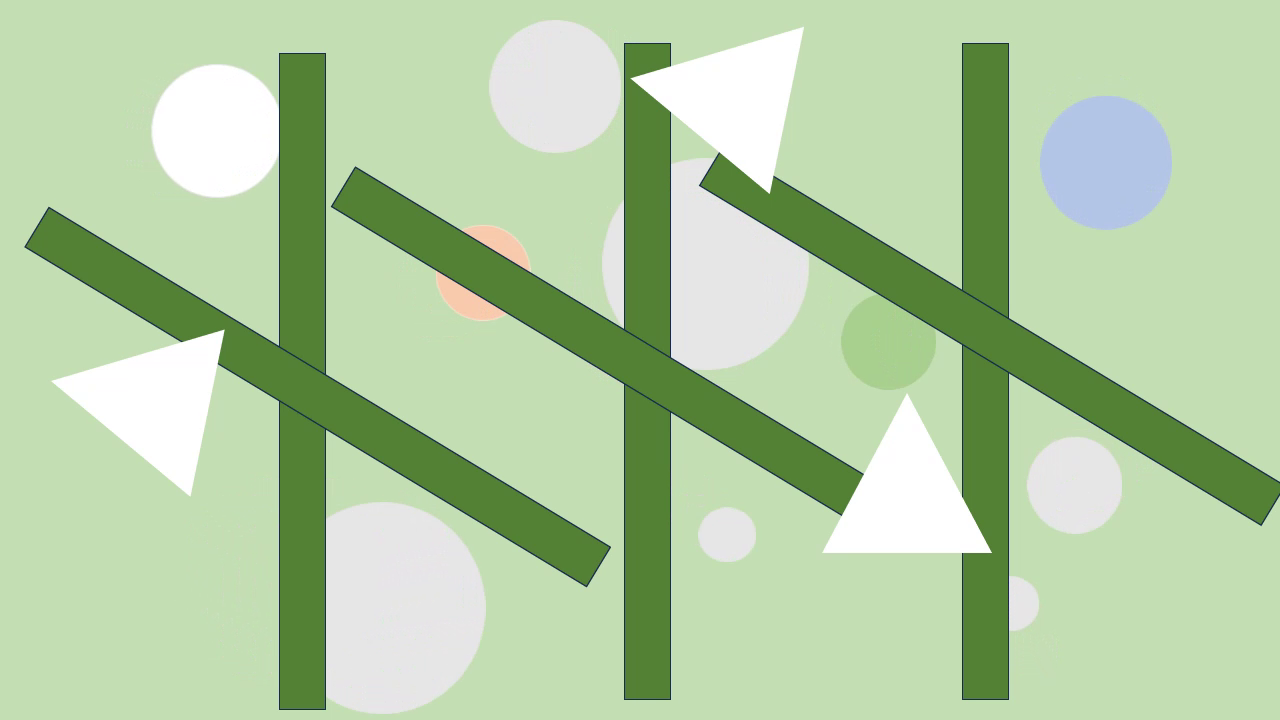
#> input picture frame 15 of Dot_Track_Vid_2023.mp4, 1280 x 720 px
$ python HoughCircleHyperTuner.py
#> lines starting #> are read from the running program, lines starting #| are printed output that depends on the picture
# Circle Detection with HoughCircles
# Fine-tune parameters dp, minDist, param1, param2, Gaussian blur kernel size
import cv2
import numpy as np
import matplotlib.pyplot as plt
import math

# Function to calculate loss
def loss_fn(actual_count, target_count):
    se = (actual_count - target_count) ** 2
    if actual_count > target_count:
        excess = actual_count - target_count
        penalty = excess ** 2
        se = se + penalty * 2
    return se

def finetune_hp(input_video, output_video):
    # Parameters to fine-tune
#> called with input_video = 'Dot_Track_Vid_2023.mp4', output_video = 'Circle_Detection.mp4'
    dp_values = [0.1, 0.3, 0.5, 0.7, 0.9, 1.1, 1.3, 1.5]
    min_dist_values = [10, 20, 30, 40, 50, 60, 70, 80, 90]
    param1_values = [10, 20, 30, 40, 50, 60, 70, 80]
    param2_values = [10, 20, 30, 40, 50, 60, 70, 80]
    gaussian_blur_kernel = [(1, 1), (3, 3), (5, 5), (7, 7), (9, 9)]

    # Initialize variables for best parameters and minimum loss
    best_parameters = {}
    min_loss = float('inf')

    # 10 circles as target
    target_count = 10

    for dp in dp_values:
        for min_dist in min_dist_values:
            for param1 in param1_values:
                for param2 in param2_values:
                    for kernel_size in gaussian_blur_kernel:
                        frame_number = 0
                        video = cv2.VideoCapture(input_video)
                        loss = 0
                        higher_count = 0
                        # Arrays to store detected circle counts
                        detected_counts = []

                        while True:
                            ret, frame = video.read()
#> frame is the input picture: shape (720, 1280, 3); mean B, G, R 164.8, 205.8, 179.7
                            if not ret:
                                break

                            frame_number += 1

                            # Convert frame to grayscale for circle detection
                            gray = cv2.cvtColor(frame, cv2.COLOR_BGR2GRAY)
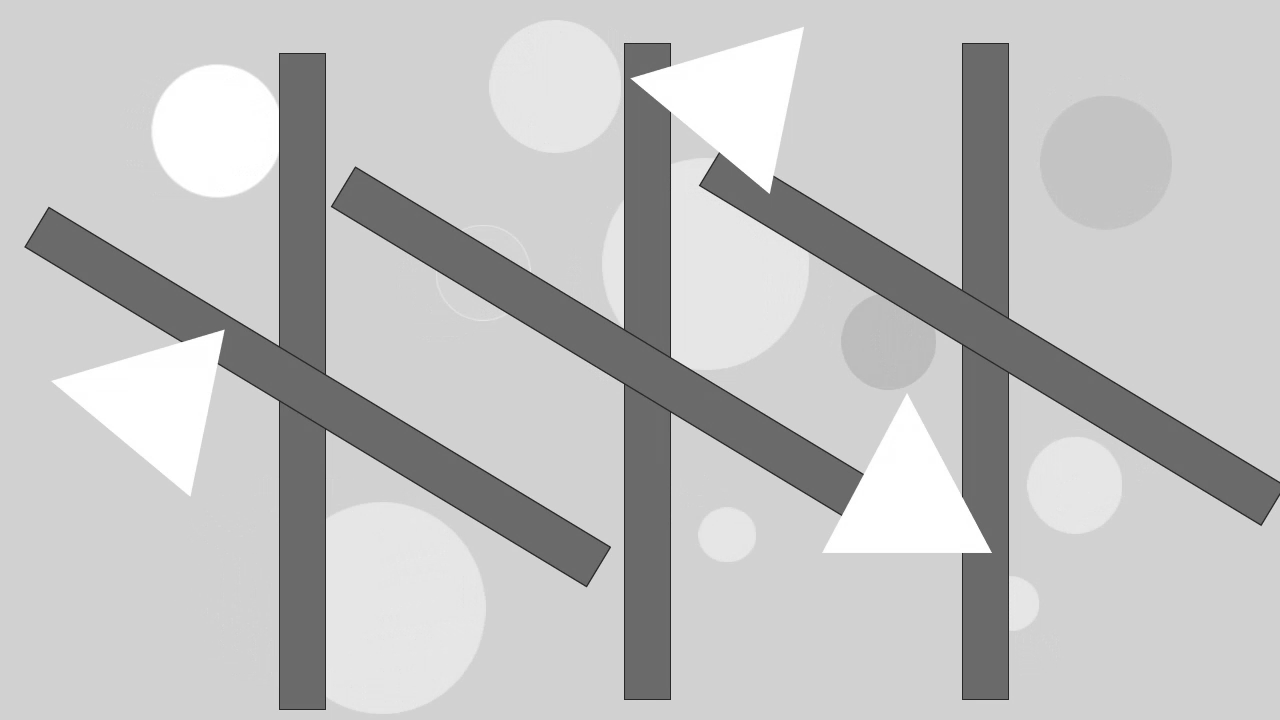
#> gray: shape (720, 1280); min 36, max 255, mean 193.2
                            # Apply GaussianBlur to reduce noise
                            gray_blurred = cv2.GaussianBlur(gray, kernel_size, 0)

                            # Detect circles using HoughCircles
                            circles = cv2.HoughCircles(gray_blurred, cv2.HOUGH_GRADIENT, dp=dp, minDist=min_dist,
                                                        param1=param1, param2=param2, minRadius=20, maxRadius=150)

                            if circles is not None:
                                circles = np.round(circles[0, :]).astype("int")
                                circle_count = len(circles)
#> circle_count = 3511
                                detected_counts.append(circle_count)
                                loss += loss_fn(circle_count, target_count)
#> in loss_fn, `se = (actual_count - target_count) ** 2`: se = 12257001
#> in loss_fn, `excess = actual_count - target_count`: excess = 3501
#> in loss_fn, `penalty = excess ** 2`: penalty = 12257001
#> in loss_fn, `se = se + penalty * 2`: se = 36771003
#> loss = 36771003
                                #print(f'Number of detected circles: {len(circles)} loss: {loss}')
                                if circle_count > target_count:
                                    higher_count += 1
                                # Early stopping if loss is too high
                                if loss > 600:
                                    break

                        if frame_number < 153 or loss > 600:
                            break

                        #print(f'dp {dp}, min_dist {min_dist}, param1 {param1}, param2 {param2}, kernel_size {kernel_size}, loss: {loss}, larger than target: {higher_count}')
                        # Update best parameters if loss improves
                        if loss < min_loss:
                            min_loss = loss
                            best_parameters = {'dp': dp, 'min_dist': min_dist, 'param1': param1, 'param2': param2,
                                                'kernel_size': kernel_size}
                            if loss < 600:
                                plt.hist(detected_counts, facecolor='blue', alpha=0.65)
                                plt.xlabel('Detected Circle Counts')
                                plt.ylabel('Frequency')
                                plt.xlim(0, 20)
                                plt.xticks(range(0, 20))
                                plt.title('Histogram of Detected Circle Counts')
                                plt.show()
                                plt.clf()

    # Use best parameters to detect circles and draw them
    # Open the video file again to start from the beginning
    video = cv2.VideoCapture(input_video)

    # Output video settings
    fps = int(video.get(cv2.CAP_PROP_FPS))
    frame_width = int(video.get(cv2.CAP_PROP_FRAME_WIDTH))
    frame_height = int(video.get(cv2.CAP_PROP_FRAME_HEIGHT))
    output_video = cv2.VideoWriter(output_video, cv2.VideoWriter_fourcc(*"mp4v"), fps, (frame_width, frame_height))

    while True:
        ret, frame = video.read()
        if not ret:
            break

        gray = cv2.cvtColor(frame, cv2.COLOR_BGR2GRAY)
        gray_blurred = cv2.GaussianBlur(gray, best_parameters['kernel_size'], 0)

        circles = cv2.HoughCircles(gray_blurred, cv2.HOUGH_GRADIENT, dp=best_parameters['dp'],
                                   minDist=best_parameters['min_dist'], param1=best_parameters['param1'],
                                   param2=best_parameters['param2'], minRadius=20, maxRadius=150)

        # Draw circles if detected
        if circles is not None:
            circles = np.round(circles[0, :]).astype("int")

            for i, (x, y, r) in enumerate(circles):
                cv2.rectangle(frame, (x - r, y - r), (x + r, y + r), (255, 0, 0), 2)
                cv2.putText(frame, f'{i+1}', (x - 10, y + 10), cv2.FONT_HERSHEY_SIMPLEX, 1, (0, 0, 255), 2)

        # Write frame with circles to output video
        output_video.write(frame)

    # Release resources
    video.release()
    output_video.release()
    cv2.destroyAllWindows()

if __name__ == "__main__":
    finetune_hp("Dot_Track_Vid_2023.mp4", "Circle_Detection.mp4")

$ run again, starting later in the video
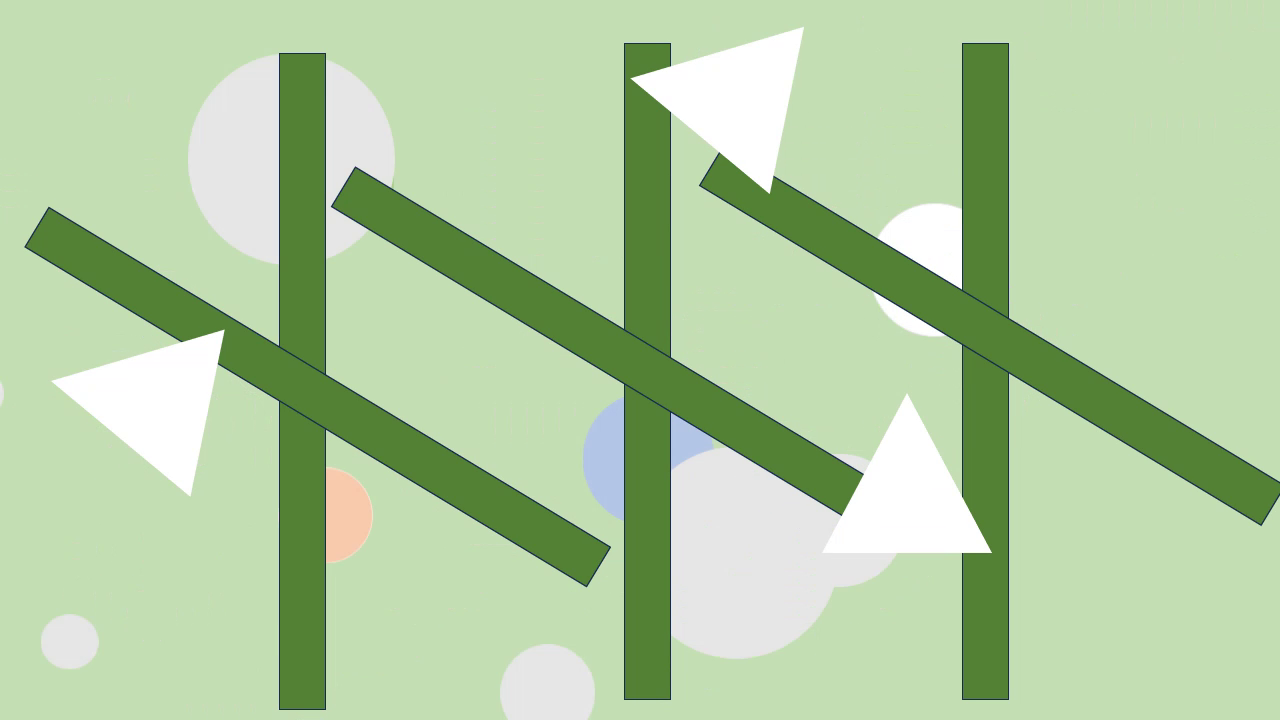
#> input picture frame 68 of Dot_Track_Vid_2023.mp4, 1280 x 720 px
#> in finetune_hp, frame is the input picture: shape (720, 1280, 3); mean B, G, R 163.1, 205.7, 179
#> in finetune_hp, `gray = cv2.cvtColor(frame, cv2.COLOR_BGR2GRAY)`:
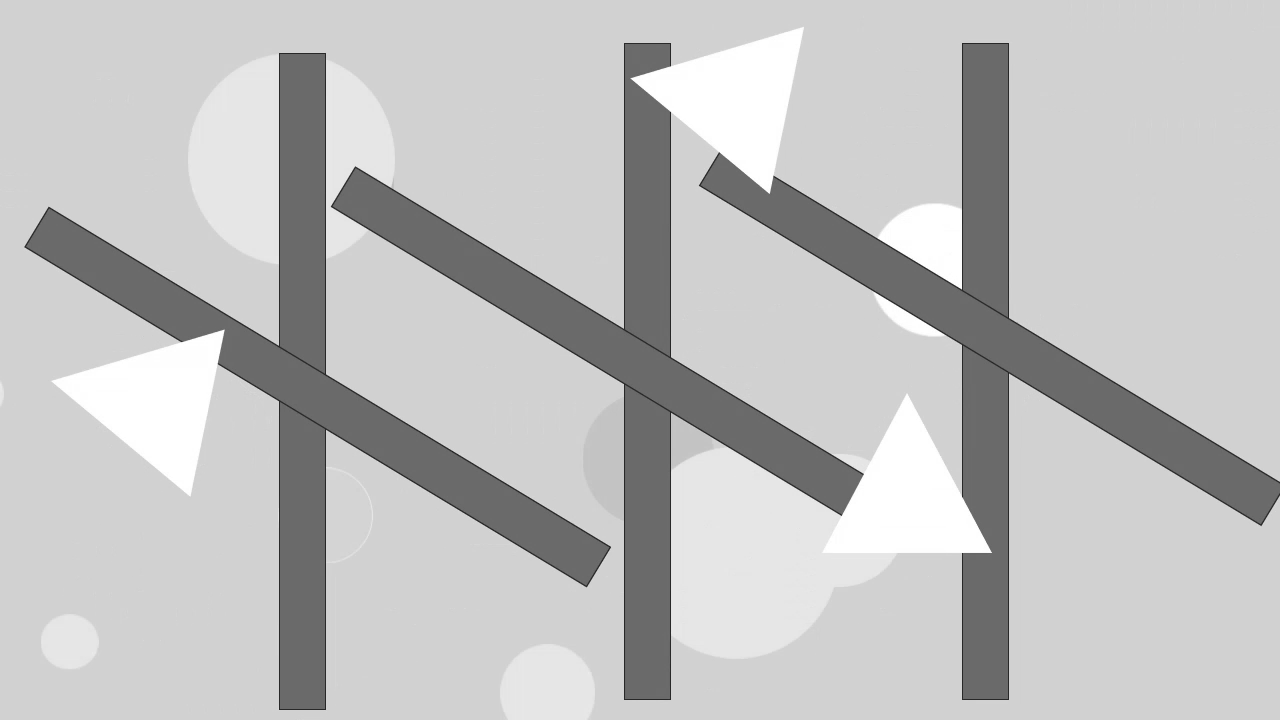
#> gray: shape (720, 1280); min 33, max 255, mean 192.8
#> in finetune_hp, `circles = cv2.HoughCircles(gray_blurred, cv2.HOUGH_GRADIENT, dp=dp, mi..`: circles = 2900 rows, first 8: [292.5, 159.5, 105.3], [736.5, 557.5, 100.6], [934.5, 269.5, 66.3], [650.5, 458.5, 68.1], [718.5, 535.5, 128.4], [732.5, 547.5, 110.7], [290.5, 149.5, 97.4], [281.5, 161.5, 113.1]
#> in finetune_hp, `circles = np.round(circles[0, :]).astype("int")`: circles = 2900 rows, first 8: [292, 160, 105], [736, 558, 101], [934, 270, 66], [650, 458, 68], [718, 536, 128], [732, 548, 111], [290, 150, 97], [282, 162, 113]
#> circle_count = 2900
#> in loss_fn, `se = (actual_count - target_count) ** 2`: se = 8352100
#> excess = 2890
#> penalty = 8352100
#> in loss_fn, `se = se + penalty * 2`: se = 25056300

$ run again, starting later in the video
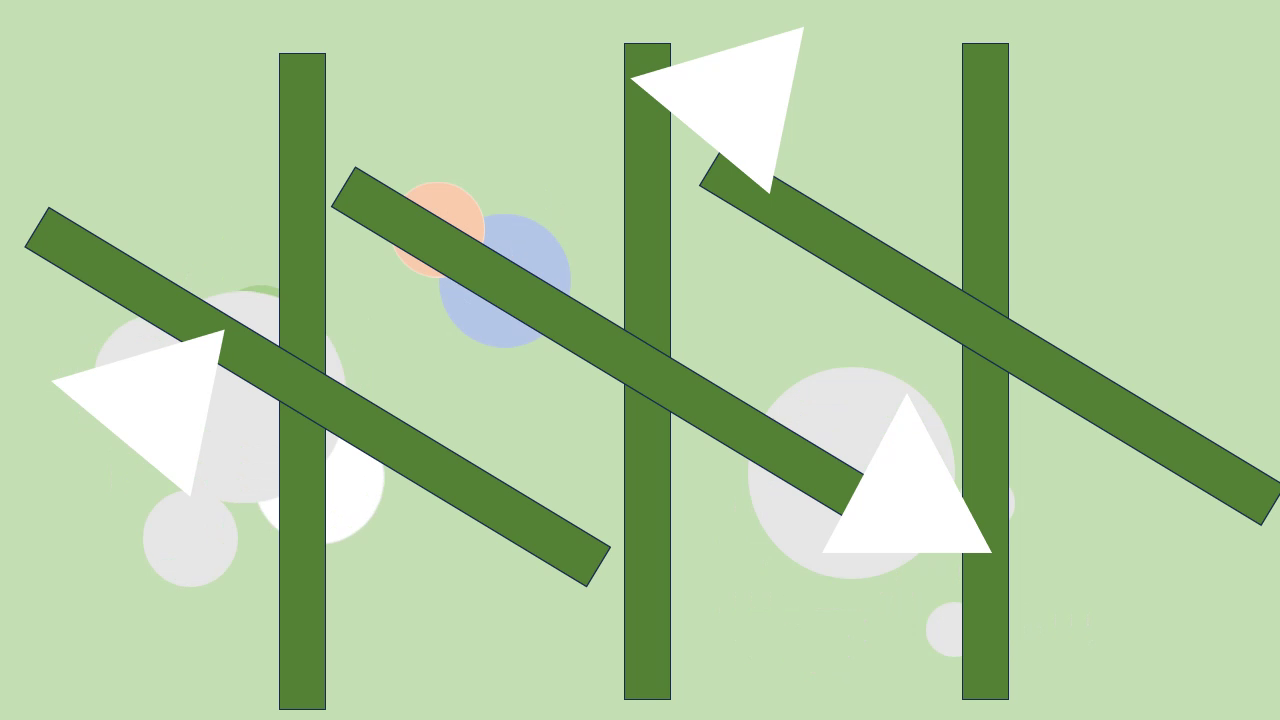
#> input picture frame 122 of Dot_Track_Vid_2023.mp4, 1280 x 720 px
#> in finetune_hp, frame is the input picture: shape (720, 1280, 3); mean B, G, R 162, 205.5, 178.1
#> in finetune_hp, `gray = cv2.cvtColor(frame, cv2.COLOR_BGR2GRAY)`:
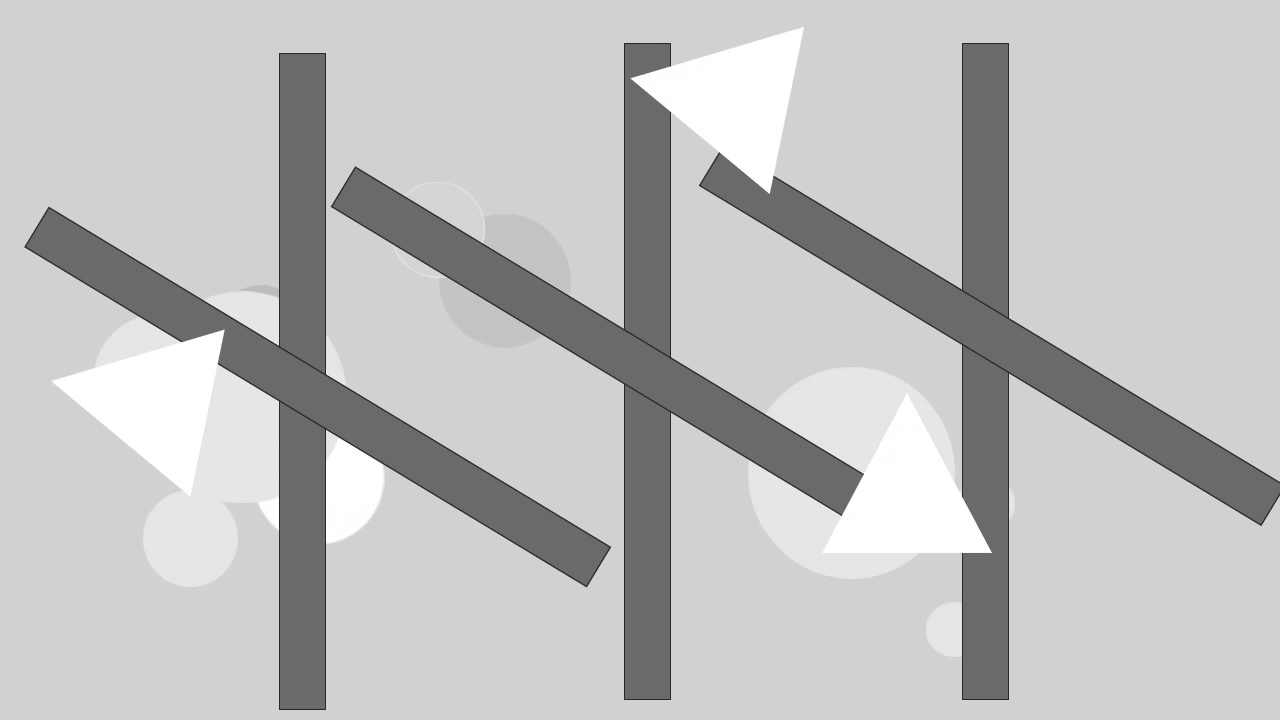
#> gray: shape (720, 1280); min 35, max 255, mean 192.2
#> in finetune_hp, `circles = cv2.HoughCircles(gray_blurred, cv2.HOUGH_GRADIENT, dp=dp, mi..`: circles = 2540 rows, first 8: [852.5, 472.5, 105.2], [190.5, 537.5, 48.2], [505.5, 281.5, 65.5], [437.5, 230.5, 47.4], [448.5, 305.5, 122.7], [240.5, 397.5, 106.3], [847.5, 483.5, 94.6], [469.5, 349.5, 143.9]
#> in finetune_hp, `circles = np.round(circles[0, :]).astype("int")`: circles = 2540 rows, first 8: [852, 472, 105], [190, 538, 48], [506, 282, 66], [438, 230, 47], [448, 306, 123], [240, 398, 106], [848, 484, 95], [470, 350, 144]
#> circle_count = 2540
#> in loss_fn, `se = (actual_count - target_count) ** 2`: se = 6400900
#> excess = 2530
#> penalty = 6400900
#> in loss_fn, `se = se + penalty * 2`: se = 19202700
